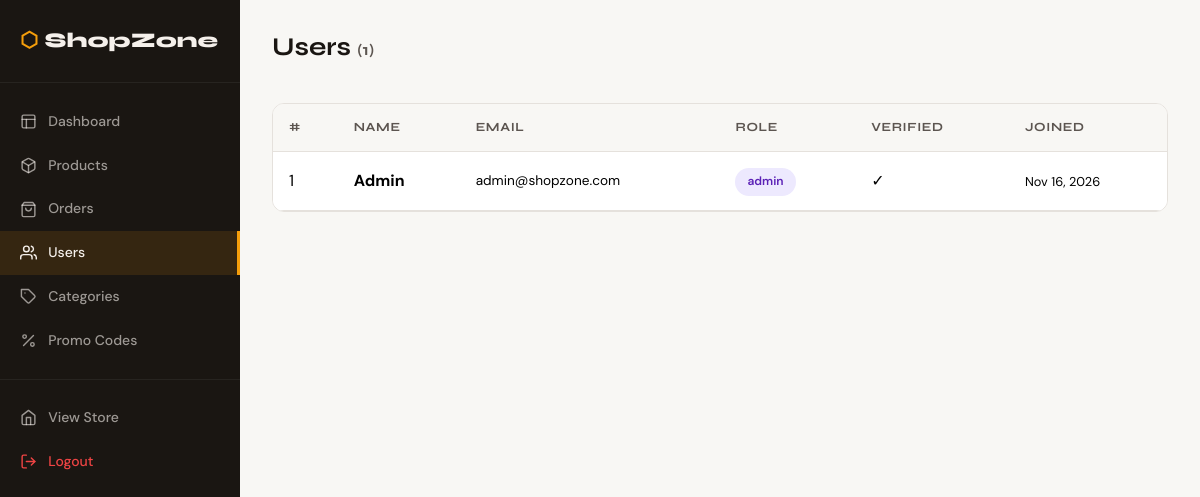
The page /admin/users.php (signed in) on the database its author committed.
### tables this page shows
CREATE TABLE IF NOT EXISTS users (
    id INT AUTO_INCREMENT PRIMARY KEY,
    name VARCHAR(100) NOT NULL,
    email VARCHAR(150) UNIQUE NOT NULL,
    password VARCHAR(255) NOT NULL,
    role ENUM('user', 'admin') DEFAULT 'user',
    avatar VARCHAR(255) DEFAULT NULL,
    remember_token VARCHAR(255) DEFAULT NULL,
    otp_code VARCHAR(10) DEFAULT NULL,
    otp_expires_at DATETIME DEFAULT NULL,
    is_verified TINYINT(1) DEFAULT 0,
    reset_token VARCHAR(255) DEFAULT NULL,
    reset_expires_at DATETIME DEFAULT NULL,
    created_at TIMESTAMP DEFAULT CURRENT_TIMESTAMP
);

### includes/functions.php (called while the page is built, shortened)
<?php
function sanitize(string $val): string { return htmlspecialchars(trim($val), ENT_QUOTES, 'UTF-8'); }

### admin/users.php (the view, shortened to what this page needs)
<?php
require_once __DIR__ . '/../includes/functions.php';
$db = getDB();
$users = $db->query("SELECT * FROM users ORDER BY created_at DESC")->fetchAll();
?>
<!DOCTYPE html>
<html lang="en" data-theme="light">
<head>
<link rel="stylesheet" href="https://cdn.jsdelivr.net/npm/bootstrap@5.3.2/dist/css/bootstrap.min.css">
<link rel="stylesheet" href="<?= SITE_URL ?>/assets/css/style.css">
</head>
<body>
<div class="admin-layout">
<aside class="admin-sidebar">
  <div class="brand"><span>⬡</span> <?= SITE_NAME ?></div>
  <nav class="admin-nav">
    <a href="dashboard.php"><i data-feather="layout"></i> Dashboard</a>
    <a href="products.php"><i data-feather="box"></i> Products</a>
    <a href="orders.php"><i data-feather="shopping-bag"></i> Orders</a>
    <a href="users.php" class="active"><i data-feather="users"></i> Users</a>
    <a href="categories.php"><i data-feather="tag"></i> Categories</a>
    <a href="promos.php"><i data-feather="percent"></i> Promo Codes</a>
    <div style="border-top:1px solid rgba(255,255,255,.06);margin:1rem 0"></div>
    <a href="<?= SITE_URL ?>/index.php"><i data-feather="home"></i> View Store</a>
    <a href="<?= SITE_URL ?>/pages/logout.php" style="color:#EF4444"><i data-feather="log-out"></i> Logout</a>
  </nav>
</aside>
<main class="admin-main">
<div class="admin-topbar">
  <h1>Users <span style="font-size:1rem;color:var(--text-2)">(<?= count($users) ?>)</span></h1>
</div>
<div class="table-card">
  <table class="table">
    <thead><tr><th>#</th><th>Name</th><th>Email</th><th>Role</th><th>Verified</th><th>Joined</th></tr></thead>
    <tbody>
    <?php foreach ($users as $u): ?>
    <tr>
      <td><?= $u['id'] ?></td>
      <td><strong><?= sanitize($u['name']) ?></strong></td>
      <td style="font-size:.85rem"><?= sanitize($u['email']) ?></td>
      <td>
        <span class="status-badge <?= $u['role']==='admin' ? 'status-shipped' : 'status-delivered' ?>">
          <?= $u['role'] ?>
        </span>
      </td>
      <td><?= $u['is_verified'] ? '✓' : '✗' ?></td>
      <td style="font-size:.8rem"><?= date('M j, Y', strtotime($u['created_at'])) ?></td>
    </tr>
    <?php endforeach; ?>
    </tbody>
  </table>
</div>
</main>
</div>
</body></html>

### assets/css/style.css (style rules this page uses)
:root { --accent: #F59E0B; --accent-dark: #D97706; --bg: #FFFFFF; --bg-2: #F8F7F4; --bg-3: #EFEDE8; --text: #1A1612; --text-2: #5C5550; --text-3: #9E9A96; --card-bg: #FFFFFF; --border: #E5E1DC; --nav-bg: #1A1612; --nav-text: #F5F0EB; --shadow: 0 4px 24px rgba(0,0,0,.08); --radius: 12px; --radius-lg: 20px; --transition: .25s cubic-bezier(.4,0,.2,1); }
*, *::before, *::after { box-sizing: border-box; margin: 0; padding: 0; }
body { font-family: 'DM Sans', sans-serif; background: var(--bg); color: var(--text); line-height: 1.65; transition: background var(--transition), color var(--transition); }
h1,h2,h3,h4,h5,h6 { font-family: 'Syne', sans-serif; font-weight: 700; }
a { color: var(--accent); text-decoration: none; }
.admin-layout { display: flex; min-height: 100vh; }
.admin-sidebar { width: 240px; background: var(--nav-bg); padding: 1.5rem 0; flex-shrink: 0; position: sticky; top: 0; height: 100vh; overflow-y: auto; }
.admin-sidebar .brand { font-family: 'Syne', sans-serif; font-size: 1.3rem; font-weight: 800; color: var(--nav-text); padding: 0 1.25rem 1.5rem; display: flex; align-items: center; gap: .4rem; border-bottom: 1px solid rgba(255,255,255,.06); margin-bottom: 1rem; }
.admin-sidebar .brand span { color: var(--accent); }
.admin-nav a { display: flex; align-items: center; gap: .7rem; padding: .65rem 1.25rem; color: rgba(245,240,235,.6); font-size: .875rem; font-weight: 500; transition: var(--transition); text-decoration: none; }
.admin-nav a svg { width: 17px; height: 17px; }
.admin-nav a:hover, .admin-nav a.active { color: var(--nav-text); background: rgba(245,158,11,.12); }
.admin-nav a.active { border-right: 3px solid var(--accent); }
.admin-main { flex: 1; padding: 2rem; background: var(--bg-2); }
.admin-topbar { display: flex; align-items: center; justify-content: space-between; margin-bottom: 2rem; }
.admin-topbar h1 { font-size: 1.6rem; }
.table-card { background: var(--card-bg); border: 1px solid var(--border); border-radius: var(--radius); overflow: hidden; }
.table { margin: 0; color: var(--text); }
.table thead th { background: var(--bg-2); border-color: var(--border); font-family: 'Syne', sans-serif; font-size: .78rem; text-transform: uppercase; letter-spacing: .05em; color: var(--text-2); padding: .85rem 1rem; }
.table td { border-color: var(--border); padding: .9rem 1rem; vertical-align: middle; }
.status-badge { display: inline-flex; align-items: center; gap: .3rem; padding: .25rem .75rem; border-radius: 20px; font-size: .75rem; font-weight: 600; }
.status-shipped { background: #EDE9FE; color: #5B21B6; }

### rows shown on the page
users: id "1", name "Admin", email "admin@shopzone.com", role "admin", created_at "Nov 16, 2026"

### other values the page prints
SITE_NAME "ShopZone"
count($users) "1"
